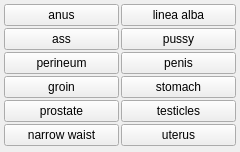
<?xml version="1.0" encoding="UTF-8"?>
<ui version="4.0">
 <class>body_parts_lower_torso_menu</class>
 <widget class="QWidget" name="body_parts_lower_torso_menu">
  <property name="geometry">
   <rect><x>0</x><y>0</y><width>240</width><height>152</height></rect>
  </property>
  <layout class="QGridLayout" name="grid">
   <property name="leftMargin"><number>4</number></property>
   <property name="topMargin"><number>4</number></property>
   <property name="rightMargin"><number>4</number></property>
   <property name="bottomMargin"><number>4</number></property>
   <property name="horizontalSpacing"><number>2</number></property>
   <property name="verticalSpacing"><number>2</number></property>
   <item row="0" column="0">
    <widget class="QPushButton" name="chk_anus">
     <property name="checkable"><bool>true</bool></property>
     <property name="text"><string>anus</string></property>
     <property name="tags" stdset="0"><string>anus</string></property>
    </widget>
   </item>
   <item row="1" column="0">
    <widget class="QPushButton" name="chk_ass">
     <property name="checkable"><bool>true</bool></property>
     <property name="text"><string>ass</string></property>
     <property name="tags" stdset="0"><string>ass</string></property>
    </widget>
   </item>
   <item row="2" column="0">
    <widget class="QPushButton" name="chk_perineum">
     <property name="checkable"><bool>true</bool></property>
     <property name="text"><string>perineum</string></property>
     <property name="tags" stdset="0"><string>perineum</string></property>
    </widget>
   </item>
   <item row="3" column="0">
    <widget class="QPushButton" name="chk_groin">
     <property name="checkable"><bool>true</bool></property>
     <property name="text"><string>groin</string></property>
     <property name="tags" stdset="0"><string>groin</string></property>
    </widget>
   </item>
   <item row="4" column="0">
    <widget class="QPushButton" name="chk_prostate">
     <property name="checkable"><bool>true</bool></property>
     <property name="text"><string>prostate</string></property>
     <property name="tags" stdset="0"><string>prostate</string></property>
    </widget>
   </item>
   <item row="5" column="0">
    <widget class="QPushButton" name="chk_narrow_waist">
     <property name="checkable"><bool>true</bool></property>
     <property name="text"><string>narrow waist</string></property>
     <property name="tags" stdset="0"><string>narrow waist</string></property>
    </widget>
   </item>
   <item row="0" column="1">
    <widget class="QPushButton" name="chk_linea_alba">
     <property name="checkable"><bool>true</bool></property>
     <property name="text"><string>linea alba</string></property>
     <property name="tags" stdset="0"><string>linea alba</string></property>
    </widget>
   </item>
   <item row="1" column="1">
    <widget class="QPushButton" name="chk_pussy">
     <property name="checkable"><bool>true</bool></property>
     <property name="text"><string>pussy</string></property>
     <property name="tags" stdset="0"><string>pussy</string></property>
     <property name="submenu" stdset="0"><string>:/secondarymenu/body_parts_pussy_menu.ui</string></property>
    </widget>
   </item>
   <item row="2" column="1">
    <widget class="QPushButton" name="chk_penis">
     <property name="checkable"><bool>true</bool></property>
     <property name="text"><string>penis</string></property>
     <property name="tags" stdset="0"><string>penis</string></property>
     <property name="submenu" stdset="0"><string>:/secondarymenu/body_parts_penis_menu.ui</string></property>
    </widget>
   </item>
   <item row="3" column="1">
    <widget class="QPushButton" name="chk_stomach">
     <property name="checkable"><bool>true</bool></property>
     <property name="text"><string>stomach</string></property>
     <property name="tags" stdset="0"><string>stomach</string></property>
     <property name="submenu" stdset="0"><string>:/secondarymenu/body_parts_stomach_menu.ui</string></property>
    </widget>
   </item>
   <item row="4" column="1">
    <widget class="QPushButton" name="chk_testicles">
     <property name="checkable"><bool>true</bool></property>
     <property name="text"><string>testicles</string></property>
     <property name="tags" stdset="0"><string>testicles</string></property>
     <property name="submenu" stdset="0"><string>:/secondarymenu/body_parts_testicles_menu.ui</string></property>
    </widget>
   </item>
   <item row="5" column="1">
    <widget class="QPushButton" name="chk_uterus">
     <property name="checkable"><bool>true</bool></property>
     <property name="text"><string>uterus</string></property>
     <property name="tags" stdset="0"><string>uterus</string></property>
     <property name="submenu" stdset="0"><string>:/secondarymenu/body_parts_uterus_menu.ui</string></property>
    </widget>
   </item>
  </layout>
 </widget>
 <resources/>
 <connections/>
</ui>
